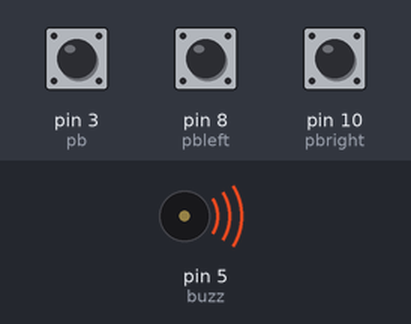
Recording of a sketch running on a simulated Arduino Uno, built with avr-gcc and run on an emulated ATmega328P. On the bench: buzzer (waves = sounding). The test bench sets the inputs (shaded band); at power-on: pin 3 (pb) HIGH, pin 8 (pbleft) HIGH, pin 10 (pbright) HIGH.

Above: at 1.2 s.
1.3 s: pin 3 (pb) pulled LOW for 0.15 s
At 1.37 s:
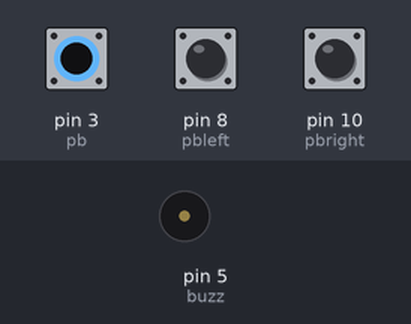
2.9 s: pin 3 (pb) pulled LOW for 3.2 s
At 7.5 s:
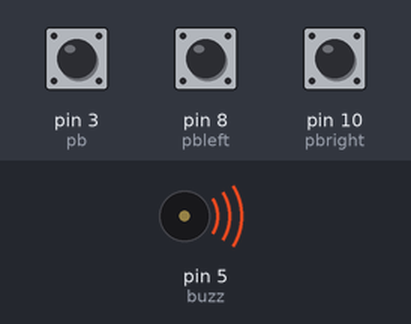
Timing chart, 0 to 9.0 s (numbered marks = the images above; inputs shaded):
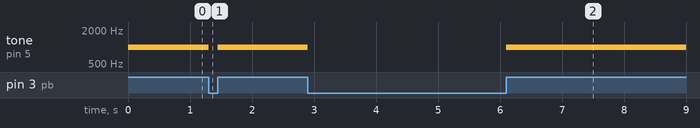

Measured:
- after the input at 1.3 s, tone on pin 5 (buzz): 1000 Hz → silent at once, → 1000 Hz 0.15 s later
- after the input at 2.9 s, tone on pin 5 (buzz): 1000 Hz → silent at once, → 1000 Hz 3.2 s later

The sketch:

buzz.ino
```cpp
int buzz = 5; // buzzer input pin
int pb = 3; // main push button's pin
int pbread;
int pbleft = 8; // Reduce frequency
int pbright = 10; // Increase frequency
int pbleftR, pbrightR;
int freq = 1000; // initial frequency 1000Hz = 1KHz
int lastpbleft = 0; // last state of left push button
int lastpbright = 0; // last state of right push button

void setup() {
    // Set the pin modes
    pinMode(buzz, OUTPUT);
    pinMode(pb, INPUT_PULLUP);
    pinMode(pbleft, INPUT_PULLUP);
    pinMode(pbright, INPUT_PULLUP);
}

void loop() {
    pbread = digitalRead(pb);
    if (pbread == HIGH) {
        tone(buzz, freq);
    } else {
        noTone(buzz); // Turn off the buzzer
    }

    pbleftR = digitalRead(pbleft);
    pbrightR = digitalRead(pbright);

    // Check the right button for increasing the frequency
    if (pbrightR == LOW && lastpbright == HIGH && freq < 19950) {
        freq += 50;
        delay(50); // Debounce delay
    }
    lastpbright = pbrightR;

    // Check the left button for decreasing the frequency
    if (pbleftR == LOW && lastpbleft == HIGH && freq > 70) {
        freq -= 50;
        delay(50); // Debounce delay
    }
    lastpbleft = pbleftR;
}
```
